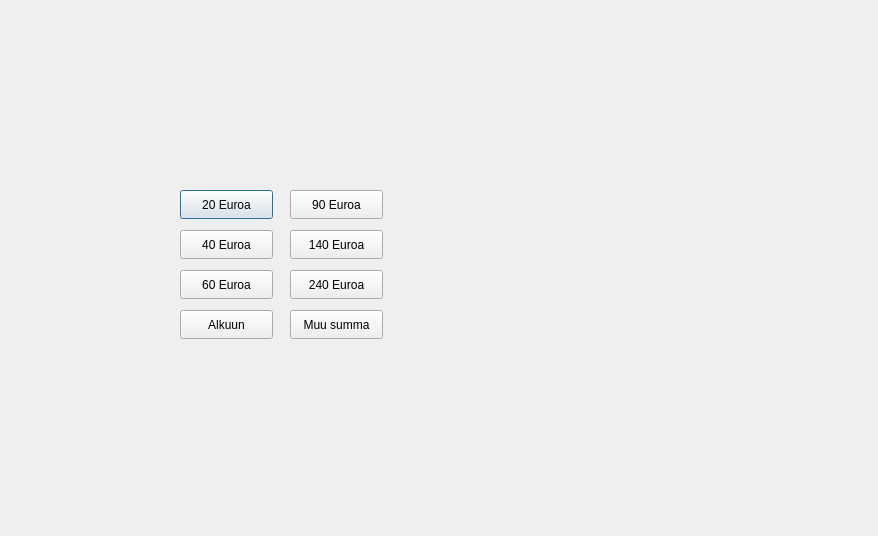
<?xml version="1.0" encoding="UTF-8"?>
<ui version="4.0">
 <class>Nosto</class>
 <widget class="QDialog" name="Nosto">
  <property name="geometry">
   <rect>
    <x>0</x>
    <y>0</y>
    <width>878</width>
    <height>536</height>
   </rect>
  </property>
  <property name="windowTitle">
   <string>Dialog</string>
  </property>
  <widget class="QPushButton" name="btn20">
   <property name="geometry">
    <rect>
     <x>180</x>
     <y>190</y>
     <width>93</width>
     <height>29</height>
    </rect>
   </property>
   <property name="text">
    <string>20 Euroa</string>
   </property>
  </widget>
  <widget class="QPushButton" name="btn40">
   <property name="geometry">
    <rect>
     <x>180</x>
     <y>230</y>
     <width>93</width>
     <height>29</height>
    </rect>
   </property>
   <property name="text">
    <string>40 Euroa</string>
   </property>
  </widget>
  <widget class="QPushButton" name="btn60">
   <property name="geometry">
    <rect>
     <x>180</x>
     <y>270</y>
     <width>93</width>
     <height>29</height>
    </rect>
   </property>
   <property name="text">
    <string>60 Euroa</string>
   </property>
  </widget>
  <widget class="QPushButton" name="btnReturn">
   <property name="geometry">
    <rect>
     <x>180</x>
     <y>310</y>
     <width>93</width>
     <height>29</height>
    </rect>
   </property>
   <property name="text">
    <string>Alkuun</string>
   </property>
  </widget>
  <widget class="QPushButton" name="btn90">
   <property name="geometry">
    <rect>
     <x>290</x>
     <y>190</y>
     <width>93</width>
     <height>29</height>
    </rect>
   </property>
   <property name="text">
    <string>90 Euroa</string>
   </property>
  </widget>
  <widget class="QPushButton" name="btn140">
   <property name="geometry">
    <rect>
     <x>290</x>
     <y>230</y>
     <width>93</width>
     <height>29</height>
    </rect>
   </property>
   <property name="text">
    <string>140 Euroa</string>
   </property>
  </widget>
  <widget class="QPushButton" name="btn240">
   <property name="geometry">
    <rect>
     <x>290</x>
     <y>270</y>
     <width>93</width>
     <height>29</height>
    </rect>
   </property>
   <property name="text">
    <string>240 Euroa</string>
   </property>
  </widget>
  <widget class="QPushButton" name="btnOtherSum">
   <property name="geometry">
    <rect>
     <x>290</x>
     <y>310</y>
     <width>93</width>
     <height>29</height>
    </rect>
   </property>
   <property name="text">
    <string>Muu summa</string>
   </property>
  </widget>
 </widget>
 <resources/>
 <connections/>
</ui>
